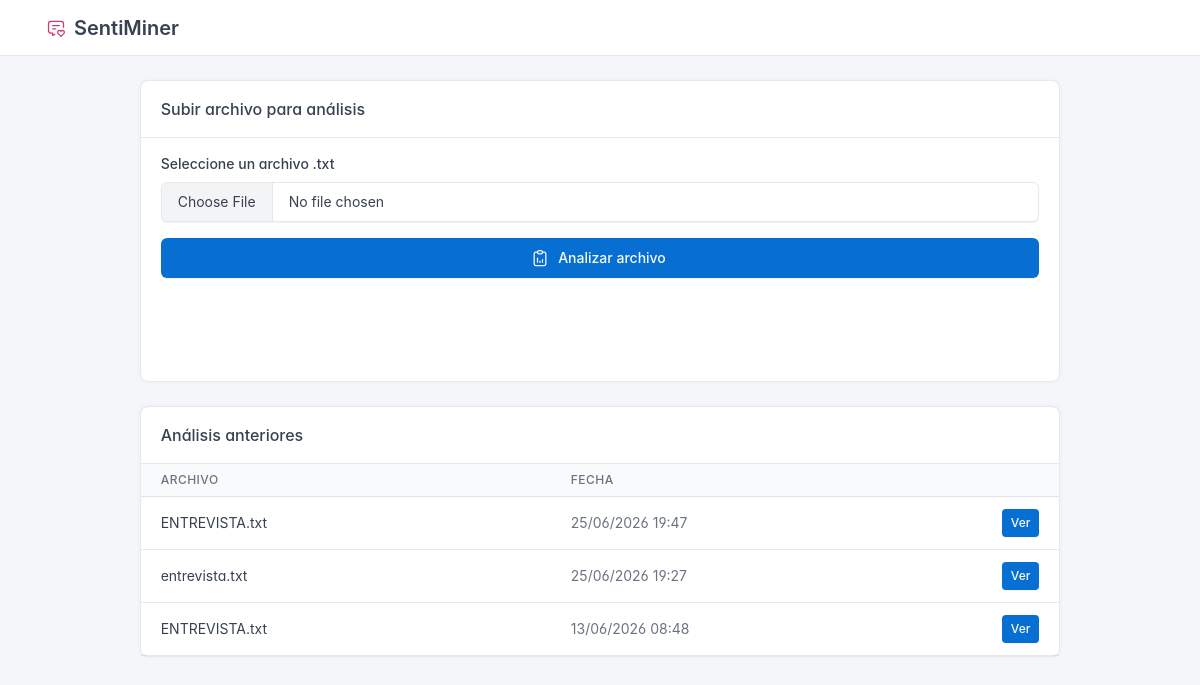
Before: / with the older database file.
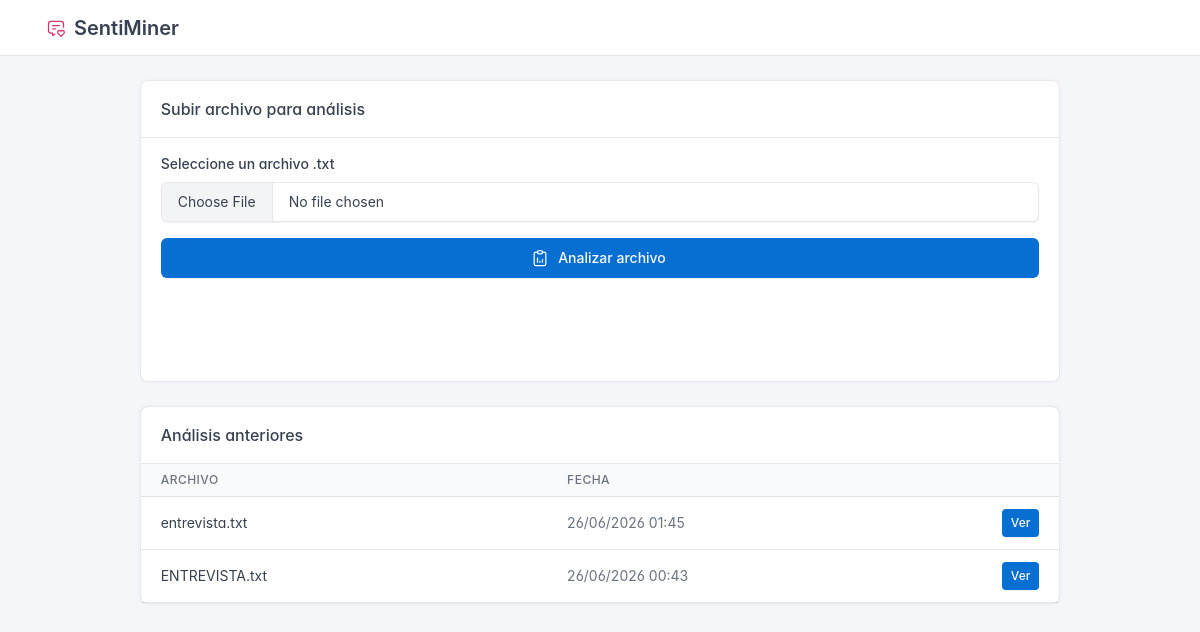
After: the same page with the newer database file.
### sentiminer/models.py (models this page shows, shortened)
class ArchivoAnalisis(models.Model):
    nombre_original = models.CharField(max_length=255)
    contenido = models.TextField()
    fecha_subida = models.DateTimeField(auto_now_add=True)
    class Meta:
        verbose_name = "Archivo de Análisis"
        verbose_name_plural = "Archivos de Análisis"
        ordering = ['-fecha_subida']

### sentiminer/views.py (the view)
# urls.py: path('', views.inicio, name='inicio'),
def inicio(request):
    archivos = ArchivoAnalisis.objects.all()
    return render(request, 'sentiminer/inicio.html', {'archivos': archivos})

### sentiminer/templates/sentiminer/inicio.html (shortened to what this page needs)
{% extends 'sentiminer/base.html' %}
{% block content %}
<div class="row justify-content-center">
    <div class="col-lg-10">
        <div class="card">
            <div class="card-header">
                <h3 class="card-title">Subir archivo para análisis</h3>
            </div>
            <div class="card-body">
                <form
                    hx-post="{% url 'subir_archivo' %}"
                    hx-encoding="multipart/form-data"
                    hx-target="#resultado-subida"
                    hx-indicator="#spinner"
                >
                    <div class="mb-3">
                        <label class="form-label">Seleccione un archivo .txt</label>
                        <input
                            type="file"
                            name="archivo"
                            accept=".txt"
                            class="form-control"
                            required
                        >
                    </div>
                    <button type="submit" class="btn btn-primary w-100">
                        Analizar archivo
                    </button>
                </form>
            </div>
        </div>
    </div>
</div>
{% if archivos %}
<div class="row justify-content-center mt-4">
    <div class="col-lg-10">
        <div class="card">
            <div class="card-header">
                <h3 class="card-title">Análisis anteriores</h3>
            </div>
            <div class="table-responsive">
                <table class="table table-vcenter card-table">
                    <thead>
                        <tr>
                            <th>Archivo</th>
                            <th>Fecha</th>
                            <th class="w-1"></th>
                        </tr>
                    </thead>
                    <tbody>
                        {% for archivo in archivos %}
                        <tr>
                            <td>{{ archivo.nombre_original }}</td>
                            <td class="text-secondary">{{ archivo.fecha_subida|date:"d/m/Y H:i" }}</td>
                            <td>
                                <a href="{% url 'resultados' archivo.pk %}" class="btn btn-sm btn-primary">
                                    Ver
                                </a>
                            </td>
                        </tr>
                        {% endfor %}
                    </tbody>
                </table>
            </div>
        </div>
    </div>
</div>
{% endif %}
{% endblock %}

Changed rows visible on the page:
removed ArchivoAnalisis: nombre_original "ENTREVISTA.txt", fecha_subida "25/06/2026 19:47"
changed ArchivoAnalisis "entrevista.txt": fecha_subida "25/06/2026 19:27" → "26/06/2026 01:45"
changed ArchivoAnalisis "ENTREVISTA.txt": fecha_subida "13/06/2026 08:48" → "26/06/2026 00:43"
